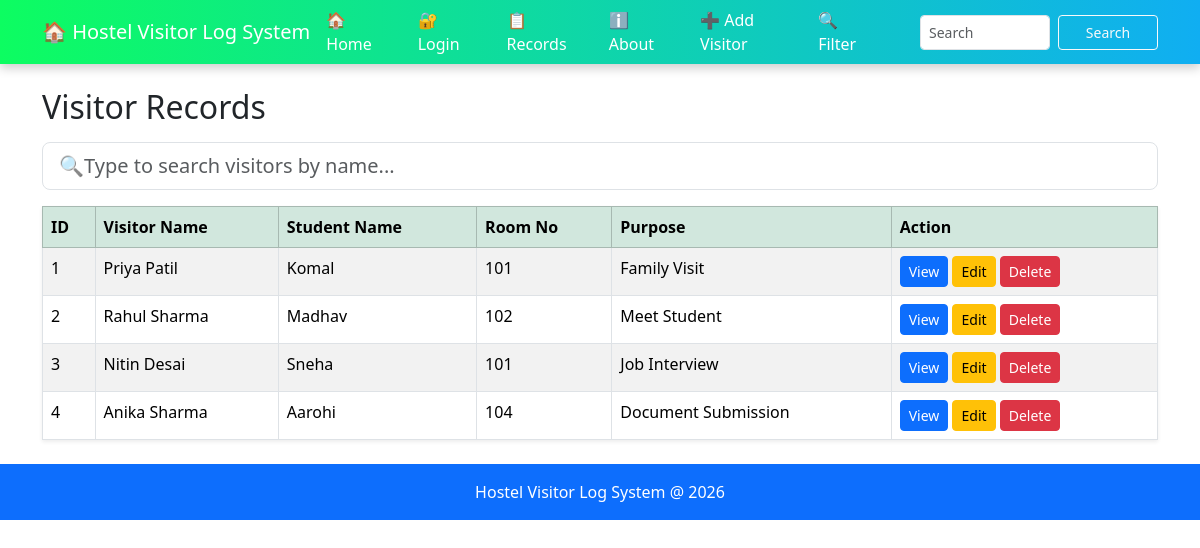
Page /records on the committed database.
### tables this page shows
CREATE TABLE visitors(
        id INTEGER PRIMARY KEY AUTOINCREMENT,
        visitor_name TEXT NOT NULL,
        student_name TEXT NOT NULL,
        room_no TEXT NOT NULL,
        purpose TEXT NOT NULL
    );

### app.py (the view)
@app.route("/records")
def records():
    conn = get_db()
    visitors = conn.execute("""
        SELECT * FROM visitors
        ORDER BY id ASC
    """).fetchall()
    conn.close()
    return render_template("records.html", visitors=visitors)

### app.py (called while the page is built)
def get_db():
    conn = sqlite3.connect("Database.db")
    conn.row_factory = sqlite3.Row
    return conn

### templates/records.html (shortened to what this page needs)
{% extends "base.html" %}
{% block content %}
<h2 class="mb-3">Visitor Records</h2>
<table class="table table-bordered table-striped table-hover shadow-sm">
<div class ="mb-3">
    <input type ="text"
    id ="searchInput"
    class ="form-control
    form-control-lg"
    placeholder="🔍Type to search visitors by name...">
</div>
    <thead class="table table-success table-striped">
        <tr>
            <th>ID</th>
            <th>Visitor Name </th>
            <th>Student Name </th>
            <th>Room No </th>
            <th>Purpose</th>
            <th>Action</th>
        </tr>
    </thead>
    <tbody>
    {% for visitor in visitors %}
    <tr>
        <td>{{ visitor.id }}</td>
        <td>{{ visitor.visitor_name }}</td>
        <td>{{ visitor.student_name }}</td>
        <td>{{ visitor.room_no }}</td>
        <td>{{ visitor.purpose }}</td>
        <td>
            <a href="/view/{{ visitor.id }}"
               class="btn btn-sm btn-primary">
                View
             </a>
             <a href="/edit_visitor/{{ visitor.id }}"
               class="btn btn-sm  btn-warning">
                Edit
             </a>
             <a href="/delete/{{ visitor.id }}"
               class="btn btn-sm btn-danger">
                Delete
            </a>
        </td>
    </tr>
    {% endfor %}
    </tbody>
</table>
{% endblock %}

### templates/base.html (shortened to what this page needs)
<!DOCTYPE html>
<html>
<head>
<link href="https://cdn.jsdelivr.net/npm/bootstrap@5.3.3/dist/css/bootstrap.min.css" rel="stylesheet">
</head>
<body>
<nav class="navbar navbar-expand-lg navbar-dark">
    <div class="container">
        <a class="navbar-brand" href="/">🏠 Hostel Visitor Log System </a>
        <div>
        <div class="ms-auto d-flex align-items-center" style="display:flex;gap:40px;">
               <a class="nav-link" href="/">🏠 Home </a>
               {% if not session.username %}
               <a class="nav-link" href="/login">🔐 Login </a>
               {% endif %}
               <a class="nav-link " href="/records">📋 Records </a>
               <a class="nav-link " href="/about">  ℹ️ About </a>
                <a class="nav-link " href="/add ">
                    ➕ Add Visitor
                </a>
                 <a class="nav-link " href="/filter">
                    🔍 Filter
                </a>
                <form class="d-flex ms-3 ms-3" action="/search" method="GET">
                    <input class="form-control form-control-sm me-2" style="width:130px; height:35px" type="search" placeholder="Search" name="q">
                    <button class="btn btn-outline-light btn-sm" style="width:100px; height:35px" type="submit">Search</button>
                </form>
            </div>
            </div>
            </div>
</nav>
<div class="container mt-4">
    {% block content %}
    {% endblock %}
</div>
<footer class="bg-primary text-white text-center p-3 mt-4">
    Hostel Visitor Log System @ 2026
</footer>
</body>
</html>

### templates/base.html (style rules this page uses)
.navbar { background: linear-gradient(90deg, #0dfd61, #10aef2); box-shadow: 0 4px 10px rgba(0,0,0,0.2) }
.navbar-brand, .nav-link { color:white !important; }
footer { background:#0d6efd; color:white; text-align:center; padding: 20px; }

### rows in the picture
visitors: id "1", visitor_name "Priya Patil", student_name "Komal", room_no "101", purpose "Family Visit"
visitors: id "2", visitor_name "Rahul Sharma", student_name "Madhav", room_no "102", purpose "Meet Student"
visitors: id "3", visitor_name "Nitin Desai", student_name "Sneha", room_no "101", purpose "Job Interview"
visitors: id "4", visitor_name "Anika Sharma", student_name "Aarohi", room_no "104", purpose "Document Submission"
